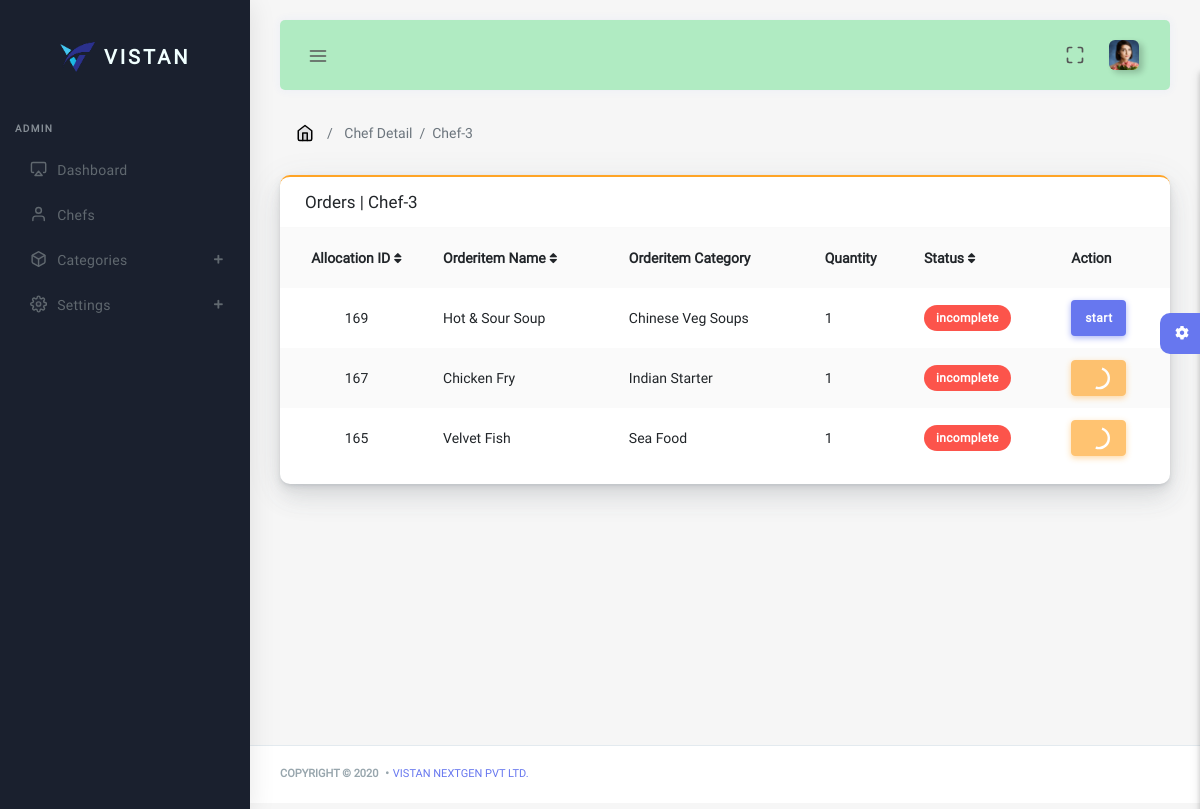
Before: /rest/select-chef/3 (signed in) with the older database file.
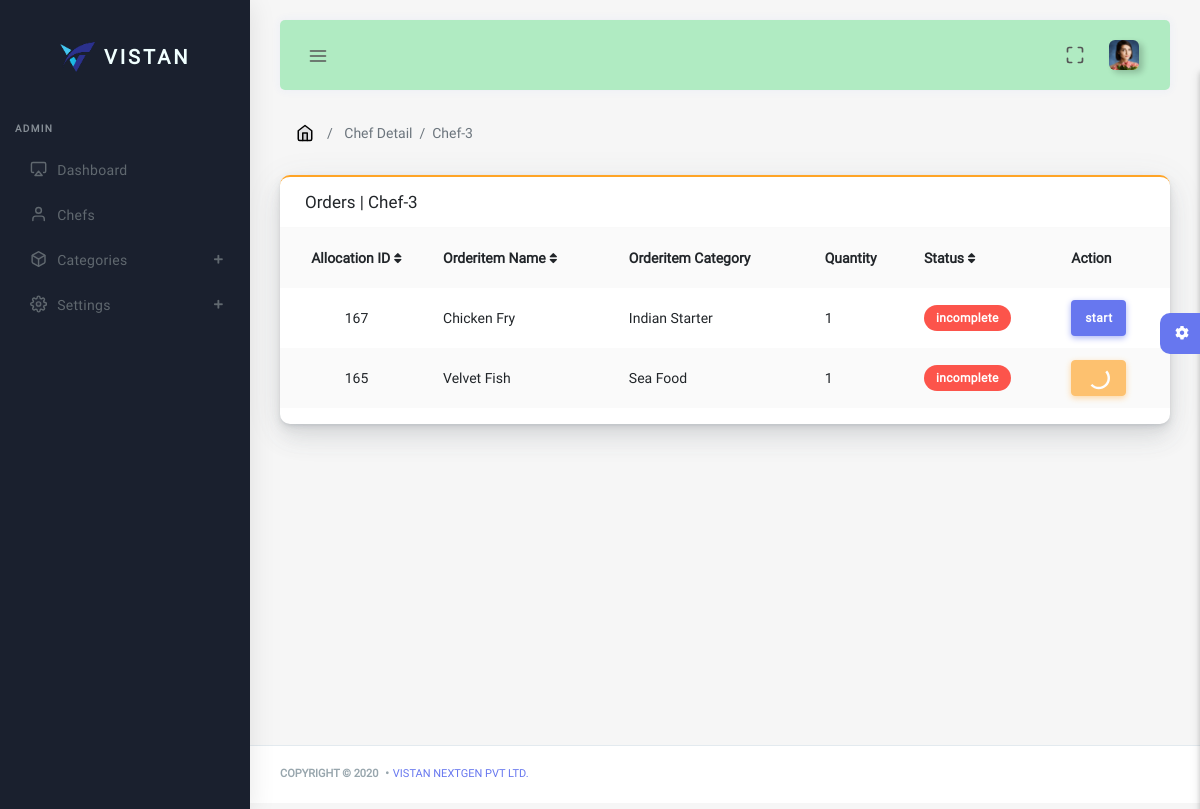
After: the same page with the newer database file.
### RestApp/models.py (models this page shows, shortened)
class Allocation(models.Model):
    orderitem_id = models.CharField(max_length = 100)
    orderitem_name = models.CharField(max_length=100)
    orderitem_category = models.CharField(max_length=100)
    quantity = models.IntegerField()
    chef = models.CharField(max_length=100)
    status = models.CharField(max_length=20, choices=allocation_choices, default='incomplete')
    created_at = models.DateTimeField(auto_now_add = True)
    updated_at = models.DateTimeField(auto_now = True)
    class Meta:
        verbose_name = 'Allocation'
        verbose_name_plural = 'Allocations'
        ordering = ('-id', )

### RestApp/views.py (the view)
# urls.py: path('select-chef/<int:id>', views.SelectChef, name = 'select-chef'),
@login_required(login_url='/')
def SelectChef(request, id):
    chef = Chef.objects.get(id = id)
    allocations = Allocation.objects.filter(
        (Q(chef = chef.chef_name)) & ( Q(status = 'incomplete') | Q(status = 'pending'))
    )
    if len(allocations) == 1:
        alloc_1 = allocations[0]
        return render(request, 'RestApp/chef_detail.html', {
                                                        'chef' : chef,
                                                        'allocations':  allocations,
                                                        'alloc_1' : alloc_1,
                                                        })
    elif len(allocations) > 1:
        alloc_1 = allocations[0]
        alloc_2 = allocations[1:]
        return render(request, 'RestApp/chef_detail.html', {
                                                'chef' : chef,
                                                'allocations':  allocations,
                                                'alloc_1' : alloc_1,
                                                'alloc_2' : alloc_2,
                                                })
    else:
        return render(request, 'RestApp/chef_detail.html', {
                                                'chef' : chef,
                                                'allocations':  allocations,
                                                })

### RestApp/models.py (called while the page is built)
    def __str__(self):
        return '{}'.format(self.chef_name)

### RestApp/templates/RestApp/chef_detail.html (shortened to what the changed rows need)
{% extends 'base.html' %}
{% load static %}
{% block content %}
    <div class="card card-warning">
        <div class="table-responsive">
            <div class="card-body p-0">
                {% if allocations %}
                    <table class="table table-striped" id = "myTable">
                        <tr>
                            <th class="text-center" onclick="sortTable(0)">Allocation ID&nbsp;<i class="fas fa-sort"></i></th>
                            <th onclick="sortTable(1)">Orderitem Name&nbsp;<i class="fas fa-sort"></i></th>
                            <th>Orderitem Category</th>
                            <th>Quantity</th>
                            <th onclick="sortTable(4)">Status&nbsp;<i class="fas fa-sort"></i></th>
                            <th>Action</th>
                        </tr>
                        <tr>
                            <td class="p-0 text-center">{{alloc_1.id}} </td>
                            <td>{{alloc_1.orderitem_name|title}}</td>
                            <td>{{alloc_1.orderitem_category|title}}</td>
                            <td>{{alloc_1.quantity}}</td>
                            <td>
                                {% ifequal alloc_1.status 'pending'%}
                                    <div class="badge badge-warning">{{alloc_1.status}}</div>
                                {% else %}
                                    <div class="badge badge-danger">{{alloc_1.status}}</div>
                                {% endifequal %}
                            </td>
                            <td>
                                {% ifequal alloc_1.status 'incomplete' %}
                                    <a  class="btn btn-md btn-primary"
                                        style="text-decoration: none;"
                                        href="{% url 'RestApp:pending-alloc-status' alloc_1.id  chef.id%}"
                                        data-toggle="tooltip" data-placement="top"
                                        title="start">
                                        start
                                    </a>&nbsp;
                                {% endifequal %}
                            </td>
                        </tr>
                        {% for alloc in alloc_2 %}
                            <tr>
                                <td class="p-0 text-center">{{alloc.id}} </td>
                                <td>{{alloc.orderitem_name|title}}</td>
                                <td>{{alloc.orderitem_category|title}}</td>
                                <td>{{alloc.quantity}}</td>
                                <td>
                                    {% ifequal alloc.status 'pending'%}
                                        <div class="badge badge-warning">{{alloc.status}}</div>
                                    {% else %}
                                        <div class="badge badge-danger">{{alloc.status}}</div>
                                    {% endifequal %}
                                </td>
                                <td>
                                    {% ifequal alloc.status 'incomplete' %}
                                        <a  class="btn btn-md btn-warning disabled btn-progress"
                                            style="text-decoration: none;"
                                            href="{% url 'RestApp:pending-alloc-status' alloc.id  chef.id%}"
                                            data-toggle="tooltip" data-placement="top"
                                            title="start">
                                        </a>&nbsp;
                                    {% endifequal %}
                                </td>
                            </tr>
                        {% endfor %}
                    </table>
                {% else %}
                <br>
                    <h6 class="text-center" style="color: orangered;">No orders till now ! </h6>
                <br>
                {% endif %}
            </div>
        </div>
    </div>
{% endblock %}

Changed rows visible on the page:
no longer on this page (row edited): Allocation: id "169", orderitem_name "Hot & Sour Soup", orderitem_category "Chinese Veg Soups", quantity "1", status "incomplete"
no longer on one of the page's lists (row unchanged): Allocation: id "167", orderitem_name "Chicken Fry", orderitem_category "Indian Starter", quantity "1", status "incomplete"
Other visible differences:
{{ alloc_1.id }}: "169" → "167"
{{ alloc_1.orderitem_name|title }}: "Hot & Sour Soup" → "Chicken Fry"
{{ alloc_1.orderitem_category|title }}: "Chinese Veg Soups" → "Indian Starter"
